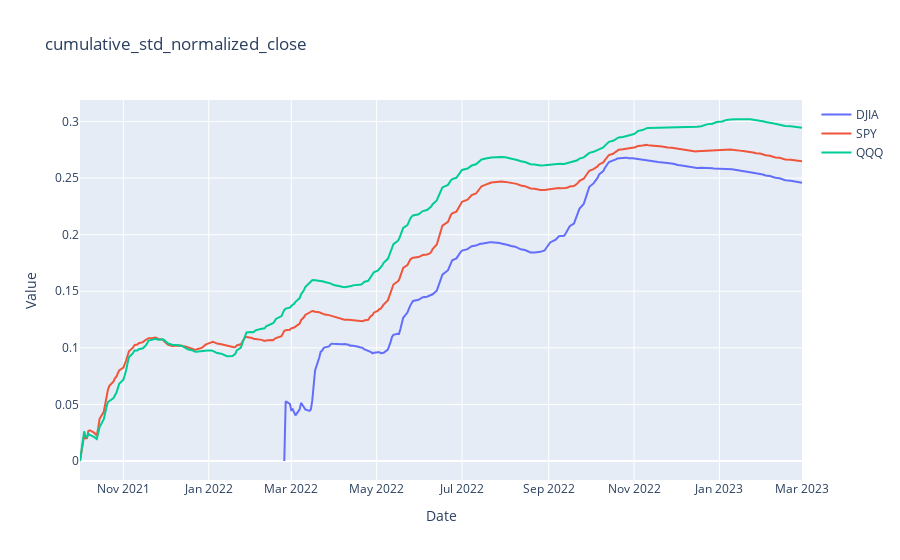

The cell this chart's notebook holds for it:
### Code cell
plot.plot_column_across_tickers(df, col_name = 'cumulative_std_normalized_close', title='cumulative_std_normalized_close')

### Figure 1 — Plotly figure (JSON) as saved in the notebook; plotly's stock layout.template omitted (floating-point values rounded to 4 significant figures; data arrays with more than 128 entries replaced by an {"elided": "..."} marker saying what was removed)
{"data": [{"mode": "lines", "name": "DJIA", "type": "scatter", "x": {"elided": "255 str values"}, "y": {"elided": "255 float values"}}, {"mode": "lines", "name": "SPY", "type": "scatter", "x": {"elided": "355 str values"}, "y": {"elided": "355 float values"}}, {"mode": "lines", "name": "QQQ", "type": "scatter", "x": {"elided": "355 str values"}, "y": {"elided": "355 float values"}}], "layout": {"autosize": true, "title": {"text": "cumulative_std_normalized_close"}, "xaxis": {"autorange": true, "range": ["2021-10-01", "2023-03-01"], "title": {"text": "Date"}, "type": "date"}, "yaxis": {"autorange": true, "range": [-0.01679, 0.319], "title": {"text": "Value"}, "type": "linear"}}}
